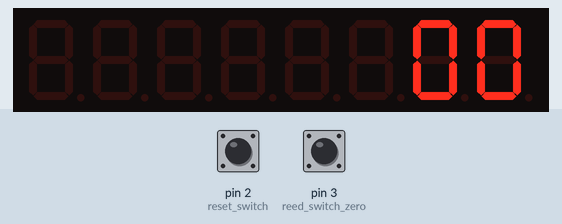
A sketch run on a simulated Arduino Nano, built with avr-gcc and run on an emulated ATmega328P. Shown: 8-digit seven-segment display. The inputs (shaded band) are chosen by the test bench; at power-on: pin 2 (reset_switch) HIGH, pin 3 (reed_switch_zero) HIGH. EEPROM starts erased.

Above: at 1.3 s.
1.4 s: pin 2 (reset_switch) pulled LOW for 0.15 s
At 2.3 s:
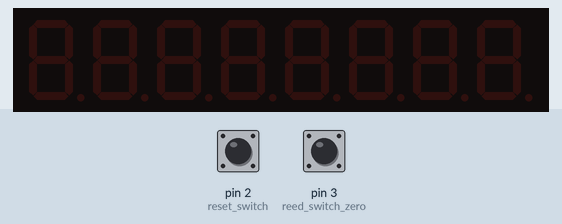
Timing chart, 0 to 4.4 s (numbered marks = the images above; inputs shaded):
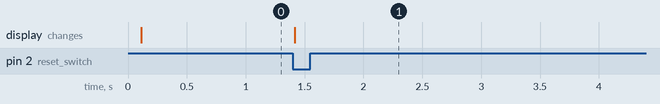

The sketch:

max7219_dipslay_programi.ino
```cpp
/*
prg adı: max7219_display_programi
board: arduino nano
yazan: REMZİ ŞAHİNOĞLU
tarih: 13.04.2016

bu program max7219 entegresini kullanarak 8 adet 7-segmentli displayi sürer
iki anahtar vardır birisi reed switch diğeri datayı resetler ve her çevrimde
eeprom belleğe data kaydedilir. bu sayede enerji kesilse bile bilgi kaybolmaz
körüğün full ve sıfır stroğuna sensor bağlanmalıdır ikisi yazılımda ve kapısı
ile bağlanmıştır.

*/
#include <EEPROM.h>
#include "LedControl.h"
// Arduino Pin 10 to DIN, 11 to LOAD/CS, 12 to Clk, no.of devices is 1
LedControl lc = LedControl(10,12,11,1);

// Arduino Pin 7 to DIN, 5 to LOAD/CS, 6 to Clk, no.of devices is 1
//LedControl lc = LedControl(7,6,5,1);

//---------------------------- DEĞİŞKENLER -------------------------------//
const int reed_switch_full = 4;
const int reed_switch_zero = 3;
const int reset_switch = 2;
int switch_code = 1;
int zero = 0;
signed long cevrim = 0;

char ekran[8] = {};                                                       // 8 display
int index = 0;

//--------------------------- EEPROM WRİTE -------------------------------//
void ee_write_long(unsigned int addr , signed long *longptr)
{
unsigned char edata;
unsigned char I;
    for(I=0;I<4;I++){
      edata = *((unsigned char *)longptr+I);
      EEPROM.write(addr+I,edata);
   }
}

//---------------------------- EEPROM READ -------------------------------//
void ee_read_long(unsigned int addr , signed long *longptr)
{
unsigned char edata;
unsigned char I;
   for(I=0;I<4;I++){
      edata=EEPROM.read(I+addr);
        *((unsigned char *)longptr+I) = edata;
   }
}

//--------------------------- EKRANI AYARLA ------------------------------//
void ekran_ayarla()
{
  index = 0;
  for (int i = 0; i < String(cevrim).length(); i++)
  {
    char inChar = (char)String(cevrim)[i];                                // tek bir byte oku
    switch(index)
    {
      case 0:                 // 1.karakter okunduğunda
        ekran[7] = ' ';       // değer yoksa display boş gözüksün
        ekran[6] = ' ';       // değer yoksa display boş gözüksün
        ekran[5] = ' ';       // değer yoksa display boş gözüksün
        ekran[4] = ' ';       // değer yoksa display boş gözüksün
        ekran[3] = ' ';       // değer yoksa display boş gözüksün
        ekran[2] = ' ';       // değer yoksa display boş gözüksün
        ekran[1] = ' ';       // değer yoksa display boş gözüksün
        ekran[0] = inChar;
        break;

      case 1:                 // 2.karakter okunduğunda
        ekran[7] = ' ';       // değer yoksa display boş gözüksün
        ekran[6] = ' ';       // değer yoksa display boş gözüksün
        ekran[5] = ' ';       // değer yoksa display boş gözüksün
        ekran[4] = ' ';       // değer yoksa display boş gözüksün
        ekran[3] = ' ';       // değer yoksa display boş gözüksün
        ekran[2] = ' ';       // değer yoksa display boş gözüksün
        ekran[1] = ekran[0];  // 1.okunan katakteri 2.displaye kaydır
        ekran[0] = inChar;
        break;

      case 2:                 // 3.karakter okunduğunda
        ekran[7] = ' ';       // değer yoksa display boş gözüksün
        ekran[6] = ' ';       // değer yoksa display boş gözüksün
        ekran[5] = ' ';       // değer yoksa display boş gözüksün
        ekran[4] = ' ';       // değer yoksa display boş gözüksün
        ekran[3] = ' ';       // değer yoksa display boş gözüksün
        ekran[2] = ekran[1];  // 1.okunan katakteri 3.displaye kaydır
        ekran[1] = ekran[0];  // 2.okunan katakteri 2.displaye kaydır
        ekran[0] = inChar;
        break;

      case 3:                 // 4.karakter okunduğunda
        ekran[7] = ' ';       // değer yoksa display boş gözüksün
        ekran[6] = ' ';       // değer yoksa display boş gözüksün
        ekran[5] = ' ';       // değer yoksa display boş gözüksün
        ekran[4] = ' ';       // değer yoksa display boş gözüksün
        ekran[3] = ekran[2];  // 1.okunan katakteri 4.displaye kaydır
        ekran[2] = ekran[1];  // 2.okunan katakteri 3.displaye kaydır
        ekran[1] = ekran[0];  // 3.okunan katakteri 2.displaye kaydır
        ekran[0] = inChar;
        break;

      case 4:                 // 5.karakter okunduğunda
        ekran[7] = ' ';       // değer yoksa display boş gözüksün
        ekran[6] = ' ';       // değer yoksa display boş gözüksün
        ekran[5] = ' ';       // değer yoksa display boş gözüksün
        ekran[4] = ekran[3];  // 1.okunan katakteri 4.displaye kaydır
        ekran[3] = ekran[2];  // 2.okunan katakteri 3.displaye kaydır
        ekran[2] = ekran[1];  // 3.okunan katakteri 2.displaye kaydır
        ekran[1] = ekran[0];  // 4.okunan katakteri 1.displaye kaydır
        ekran[0] = inChar;
        break;

      case 5:                 // 6.karakter okunduğunda
        ekran[7] = ' ';       // değer yoksa display boş gözüksün
        ekran[6] = ' ';       // değer yoksa display boş gözüksün
        ekran[5] = ekran[4];  // 1.okunan katakteri 5.displaye kaydır
        ekran[4] = ekran[3];  // 2.okunan katakteri 4.displaye kaydır
        ekran[3] = ekran[2];  // 3.okunan katakteri 3.displaye kaydır
        ekran[2] = ekran[1];  // 4.okunan katakteri 2.displaye kaydır
        ekran[1] = ekran[0];  // 5.okunan katakteri 1.displaye kaydır
        ekran[0] = inChar;
        break;

      case 6:                 // 7.karakter okunduğunda
        ekran[7] = ' ';       // değer yoksa display boş gözüksün
        ekran[6] = ekran[5];  // 1.okunan katakteri 6.displaye kaydır
        ekran[5] = ekran[4];  // 2.okunan katakteri 5.displaye kaydır
        ekran[4] = ekran[3];  // 3.okunan katakteri 4.displaye kaydır
        ekran[3] = ekran[2];  // 4.okunan katakteri 3.displaye kaydır
        ekran[2] = ekran[1];  // 5.okunan katakteri 2.displaye kaydır
        ekran[1] = ekran[0];  // 6.okunan katakteri 1.displaye kaydır
        ekran[0] = inChar;
        break;

      case 7:                 // 8.karakter okunduğunda
        ekran[7] = ekran[6];  // 1.okunan katakteri 7.displaye kaydır
        ekran[6] = ekran[5];  // 2.okunan katakteri 6.displaye kaydır
        ekran[5] = ekran[4];  // 3.okunan katakteri 5.displaye kaydır
        ekran[4] = ekran[3];  // 4.okunan katakteri 4.displaye kaydır
        ekran[3] = ekran[2];  // 5.okunan katakteri 3.displaye kaydır
        ekran[2] = ekran[1];  // 6.okunan katakteri 2.displaye kaydır
        ekran[1] = ekran[0];  // 7.okunan katakteri 1.displaye kaydır
        ekran[0] = inChar;
        break;
    }
    index++;
  }
}

//--------------------------- KONFİGURASYON ------------------------------//
void setup()
{
  // Initialize the MAX7219 device
  lc.shutdown(0,false);                                                   // Enable display
  lc.setIntensity(0,8);                                                   // Set brightness level (0 is min, 15 is max)
  lc.clearDisplay(0);                                                     // Clear display register

  pinMode(reed_switch_full, INPUT_PULLUP);                                // reed switchin bağlandığı pin
  pinMode(reed_switch_zero, INPUT_PULLUP);                                // reed switchin bağlandığı pin
  pinMode(reset_switch, INPUT_PULLUP);                                    // datanın sıfırlanması için

  ee_read_long(0x00, &cevrim);                                            // epromdaki cycle değerini oku
  delay(100);
  ekran_ayarla();

  for (int i = 0; i < String(cevrim).length(); i++)                       // çevrim uzunluğu kadar döngü yap
  {
    lc.setDigit(0,i,(String(ekran[i])).toInt(),false);                    // (grup no, digit no, data, point) eğer true ise point yanar
  }
}

//---------------------------- ANA PROGRAM -------------------------------//
void loop()
{
  if(digitalRead(reset_switch) == 0 )                                     // DATA SIFIRLANMASI İSTENDİĞİNDE
  {
    cevrim = 0;
    ee_write_long(0x00, &cevrim);                                         // eepromu sıfırla
    ekran_ayarla();
    lc.clearDisplay(0);                                                   // digitlerin bufferını temizle
  }

  if(digitalRead(reed_switch_zero) == 0 )                                 // SENSORDEN DATA ALINDIĞINDA
  {
    zero = 1;
  }

  if(zero == 1)
  {
    if(digitalRead(reed_switch_full) == 0 )                               // SENSORDEN DATA ALINDIĞINDA
    {
      zero = 0;
      switch_code = 1;
    }
  }

  if( switch_code == 1 )
  {
    switch_code = 0;
    cevrim++;
    ee_write_long(0x00, &cevrim);                                         // cycle değerini eproma yaz
    ekran_ayarla();

    for (int i = 0; i < String(cevrim).length(); i++)                     // çevrim uzunluğu kadar döngü yap
    {
      lc.setDigit(0,i,(String(ekran[i])).toInt(),false);                  // (grup no, digit no, data, point) eğer true ise point yanar
    }
    delay(100);
  }
  delay(6);
}
```

Measured:
- after the input at 1.4 s, the display: changes at once (image 1)
